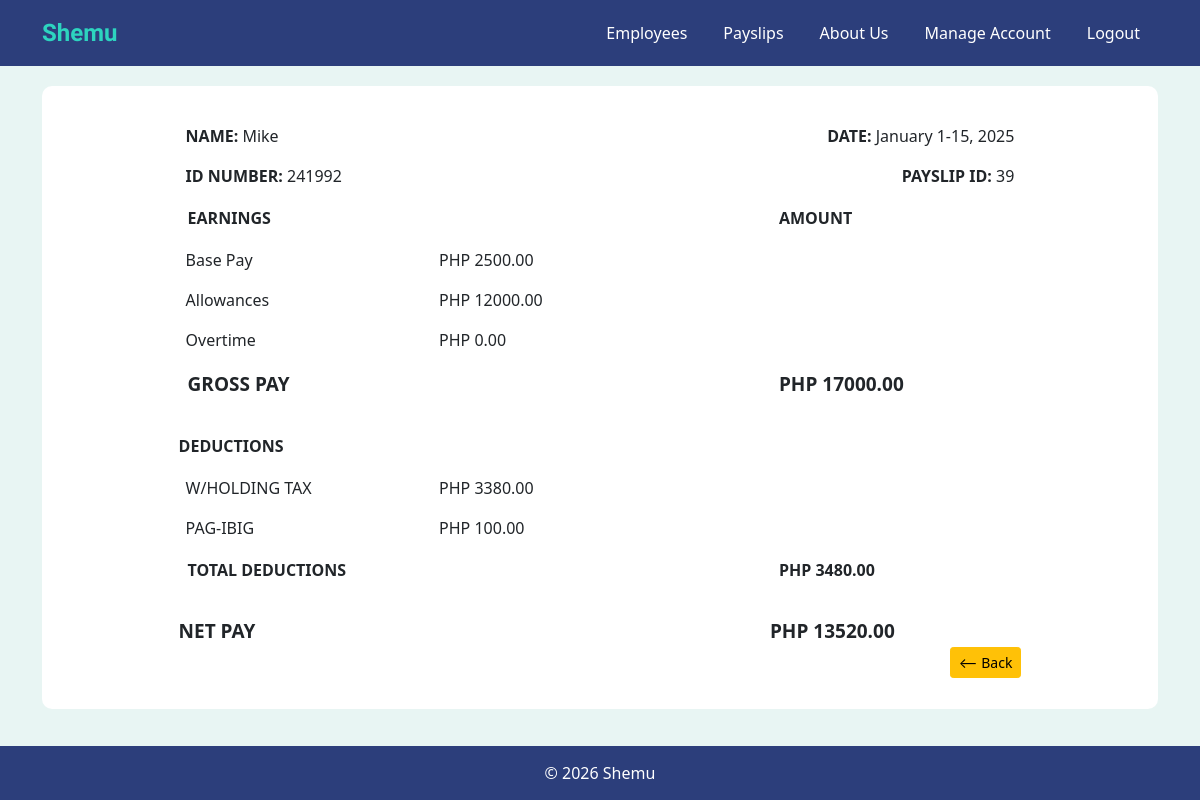
Screenshot of /view-payslip/2/39/ with the database file from the repository.
### shemuapp/models.py (models this page shows, shortened)
class Payslip(models.Model): #Payslip Attributes
    id_number = models.ForeignKey('Employee', on_delete=models.CASCADE, related_name='payslips')
    month = models.CharField(max_length=20)
    date_range = models.CharField(max_length=50)
    year = models.PositiveIntegerField(
        validators=[
            MinValueValidator(1),
            MaxValueValidator(9999)
        ],
        help_text="Enter a 4-digit year"
    )
    pay_cycle = models.IntegerField()
    rate = models.FloatField()
    earnings_allowance = models.FloatField(default=0)
    deductions_tax = models.FloatField(default=0)
    deductions_health = models.FloatField(default=0)
    pag_ibig = models.FloatField(default=0)
    sss = models.FloatField(default=0)
    overtime = models.FloatField(default=0)
    total_pay = models.FloatField()
    def getCycleRate(self):
        self.rate = self.rate/2
        return f"{self.rate:.2f}"

class Employee(models.Model):
    name = models.CharField(max_length=300)
    id_number = models.CharField(max_length=300, unique=True)
    rate = models.DecimalField(max_digits=10, decimal_places=2)
    overtime_pay = models.DecimalField(max_digits=10, decimal_places=2,null=True, blank=True)
    allowance = models.DecimalField(max_digits=10, decimal_places=2, null=True, blank=True)

### shemuapp/views.py (the view)
# urls.py: path('view-payslip/<int:pk>/<int:payslip_id>/', views.view_payslip, name='view_payslip'),
def view_payslip(request, pk, payslip_id):
    account = get_object_or_404(Account, pk=pk)
    payslip = get_object_or_404(Payslip, id=payslip_id)
    gross_pay = float(payslip.getCycleRate()) + float(payslip.earnings_allowance) + float(payslip.overtime)
    total_deductions = payslip.deductions_tax + payslip.pag_ibig + payslip.deductions_health + payslip.sss
    return render(request, 'view_payslip.html', {'payslip': payslip, 'pk': pk, 'gross_pay': gross_pay, 'total_deductions': total_deductions, 'current_user': account.getUsername()})

### shemuapp/models.py (called while the page is built)
    def getUsername(self):
        return self.username

### shemuapp/templates/view_payslip.html (shortened to what this page needs)
<!DOCTYPE html>
{% extends 'base.html' %}
{% block content %}
    <table style="width: 80%; border-collapse: collapse; margin: auto;">
        <tr>
            <td style="text-align: left; padding: 8px;">
                <strong>NAME:</strong> {{ payslip.id_number.name }}
            </td>
            <td style="text-align: right; padding: 8px;">
                <strong>DATE:</strong> {{ payslip.month }} {{ payslip.date_range }}, {{ payslip.year }}
            </td>
        </tr>
        <tr>
            <td style="text-align: left; padding: 8px;">
                <strong>ID NUMBER:</strong> {{ payslip.id_number.id_number }}
            </td>
            <td style="text-align: right; padding: 8px;">
                <strong>PAYSLIP ID:</strong> {{ payslip.pk }}
            </td>
        </tr>
    </table>
    <table style="width: 80%; border-collapse: collapse; margin: auto; ">
        <tr>
            <td style="padding: 10px; font-weight: bold; width: 30%">EARNINGS</td>
            <td style="width: 40%;"></td>
            <td style="padding: 10px; font-weight: bold;width: 30%;">AMOUNT</td>
        </tr>
        <tr>
            <td style="padding: 8px;">Base Pay</td>
            <td style="padding: 8px;"> PHP {{ payslip.getCycleRate |floatformat:2}} </td>
            <td></td>
        </tr>
        <tr>
            <td style="padding: 8px;">Allowances</td>
            <td style="padding: 8px;"> PHP {{ payslip.earnings_allowance |floatformat:2}} </td>
            <td></td>
        </tr>
        <tr>
            <td style="padding: 8px;">Overtime</td>
            <td style="padding: 8px;"> PHP {{ payslip.overtime |floatformat:2}} </td>
            <td></td>
        </tr>
        <tr>
            <td style="padding: 10px; font-weight: bold; font-size: 19px;">
                 GROSS PAY </td>
            <td></td>
            <td style="padding: 10px; font-weight: bold; font-size: 19px;">
                PHP {{ gross_pay |floatformat:2}} </td>
        </tr>
        <tr>
            <td style="padding-top: 25px; padding-bottom: 10px; font-weight: bold;"> DEDUCTIONS </td>
            <td></td>
            <td></td>
        </tr>
        <tr>
            <td style="padding: 8px;">W/HOLDING TAX</td>
            <td style="padding: 8px;">
                PHP {{ payslip.deductions_tax|floatformat:2}}
            </td>
            <td></td>
        </tr>
        {% if payslip.pag_ibig > 0 %}
        <tr>
            <td style="padding: 8px;">PAG-IBIG</td>
            <td style="padding: 8px;">
                PHP {{ payslip.pag_ibig |floatformat:2}}
            </td>
            <td></td>
        </tr>
        {% endif %}
        <tr>
            <td style="padding: 10px; font-weight: bold;">
                TOTAL DEDUCTIONS
            </td>
            <td></td>
            <td style="padding: 10px; font-weight: bold;">
                PHP {{ total_deductions |floatformat:2}}
            </td>
        </tr>
        <tr>
            <td style="padding-top: 25px; font-weight: bold; font-size: 19px;">
                NET PAY
            </td>
            <td></td>
            <td style="padding-top: 25px; font-weight: bold; font-size: 19px;">
                PHP {{ payslip.total_pay |floatformat:2}}
            </td>
        </tr>
        <tr>
            <td></td>
            <td></td>
            <td style="text-align:right;">
            <a class="btn btn-warning btn-sm" href="{% url 'payslips' pk=pk %}"> ⟵ Back </a>
            </td>
        </tr>
    </table>
{% endblock %}

### shemuapp/templates/base.html (style rules this page uses)
body { background-color: #E8F5F3; }

### rows the page displays
Payslip: id_number.name "Mike", month "January", date_range "1-15", year "2025", id_number.id_number "241992", pk "39", getCycleRate "2500.00", earnings_allowance "12000.00", overtime "0.00", deductions_tax "3380.00", pag_ibig "100.00", total_pay "13520.00"

### other values shown
{{ gross_pay |floatformat:2 }} "17000.00"
{{ total_deductions |floatformat:2 }} "3480.00"
